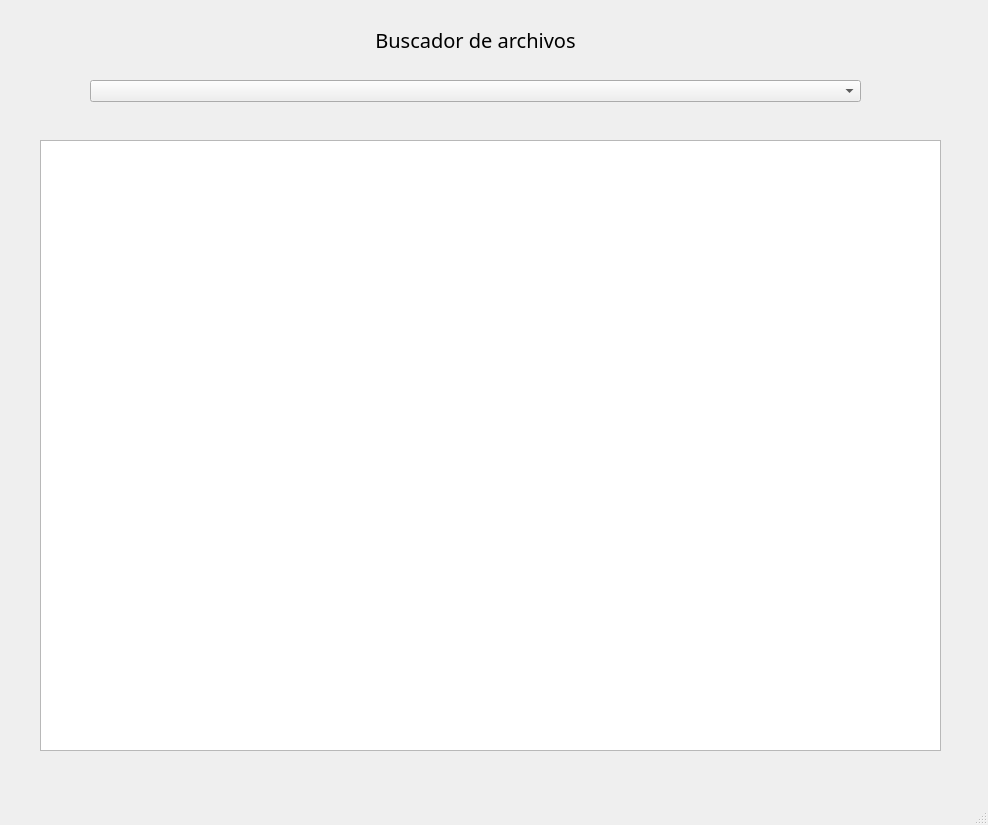
<?xml version="1.0" encoding="UTF-8"?>
<ui version="4.0">
 <class>MainWindow</class>
 <widget class="QMainWindow" name="MainWindow">
  <property name="geometry">
   <rect>
    <x>0</x>
    <y>0</y>
    <width>988</width>
    <height>825</height>
   </rect>
  </property>
  <property name="windowTitle">
   <string>MainWindow</string>
  </property>
  <widget class="QWidget" name="centralwidget">
   <widget class="QComboBox" name="comboBox">
    <property name="geometry">
     <rect>
      <x>90</x>
      <y>80</y>
      <width>771</width>
      <height>22</height>
     </rect>
    </property>
   </widget>
   <widget class="QListView" name="listView">
    <property name="geometry">
     <rect>
      <x>40</x>
      <y>140</y>
      <width>901</width>
      <height>611</height>
     </rect>
    </property>
   </widget>
   <widget class="QLabel" name="label">
    <property name="geometry">
     <rect>
      <x>90</x>
      <y>30</y>
      <width>771</width>
      <height>20</height>
     </rect>
    </property>
    <property name="font">
     <font>
      <family>Calibri Light</family>
      <pointsize>15</pointsize>
     </font>
    </property>
    <property name="text">
     <string>Buscador de archivos</string>
    </property>
    <property name="alignment">
     <set>Qt::AlignCenter</set>
    </property>
   </widget>
  </widget>
  <widget class="QMenuBar" name="menubar">
   <property name="geometry">
    <rect>
     <x>0</x>
     <y>0</y>
     <width>988</width>
     <height>21</height>
    </rect>
   </property>
  </widget>
  <widget class="QStatusBar" name="statusbar"/>
 </widget>
 <resources/>
 <connections/>
</ui>
